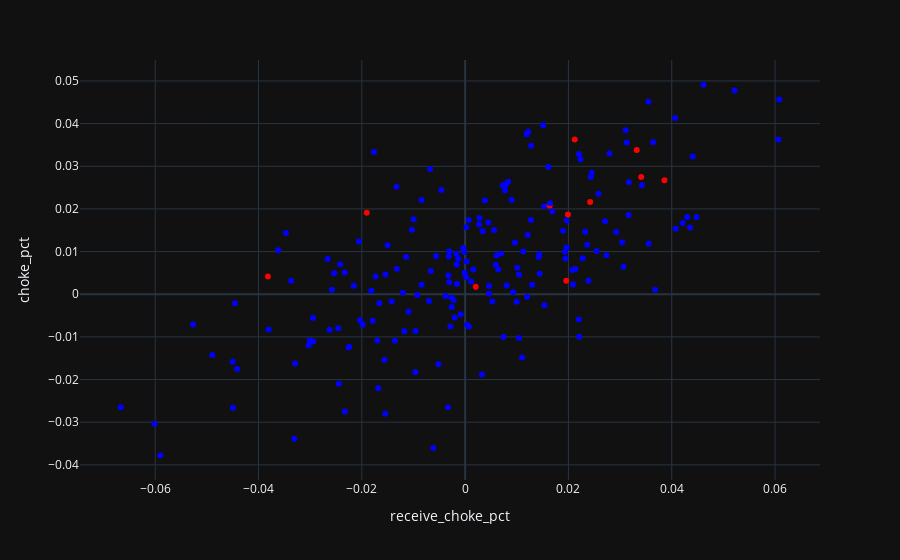

Notebook code cell kept with this figure:
### Code cell
fig = px.scatter(data_frame=df, x="receive_choke_pct", y="choke_pct", hover_name='name')
inds = [66, 76, 80, 151, 152, 155, 157, 170, 172, 181, 185]
fig.data[0].update(selectedpoints=inds,
                   selected=dict(marker=dict(color='red')),
                   unselected=dict(marker=dict(color='blue')))
fig.show()

### Figure 1 — Plotly figure (JSON) as saved in the notebook; plotly's stock layout.template omitted (floating-point values rounded to 4 significant figures; data arrays with more than 128 entries replaced by an {"elided": "..."} marker saying what was removed)
{"data": [{"hovertemplate": "<b>%{hovertext}</b><br><br>receive_choke_pct=%{x}<br>choke_pct=%{y}<extra></extra>", "hovertext": {"elided": "196 str values"}, "legendgroup": "", "marker": {"color": "#636efa", "symbol": "circle"}, "mode": "markers", "name": "", "orientation": "v", "selected": {"marker": {"color": "red"}}, "selectedpoints": [66, 76, 80, 151, 152, 155, 157, 170, 172, 181, 185], "showlegend": false, "type": "scatter", "unselected": {"marker": {"color": "blue"}}, "x": {"elided": "196 float values"}, "xaxis": "x", "y": {"elided": "196 float values"}, "yaxis": "y"}], "layout": {"legend": {"tracegroupgap": 0}, "margin": {"t": 60}, "xaxis": {"anchor": "y", "domain": [0.0, 1.0], "title": {"text": "receive_choke_pct"}}, "yaxis": {"anchor": "x", "domain": [0.0, 1.0], "title": {"text": "choke_pct"}}}}
